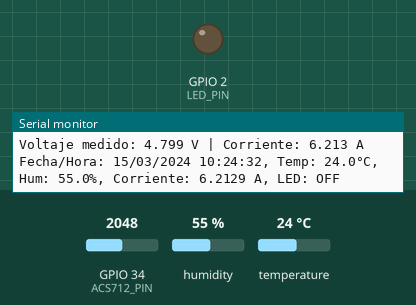
Recording of a sketch running on a simulated ESP32. On the bench: output pins drawn as LEDs (lit = HIGH), the last lines printed to the serial monitor. Inputs (shaded band) come from the test bench; at power-on: temperature 24 °C, GPIO 34 (ACS712_PIN) = 2048, humidity 55 %. WiFi joins after 1.5 s; servers stay silent unless stated; the local clock reads 2024-03-15 10:24:30 at power-on unless the sketch sets it; no MQTT or app messages arrive unless stated.

Above: at 3.2 s.
3.3 s: temperature set to 19.1 °C
13.3 s: temperature set to 17.8 °C
At 23.4 s:
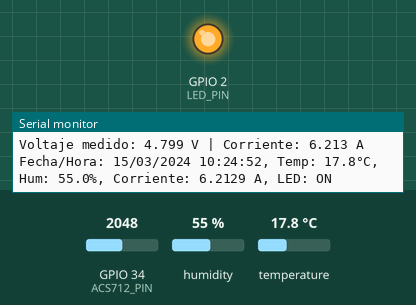
23.7 s: temperature set to 19 °C
At 33.3 s:
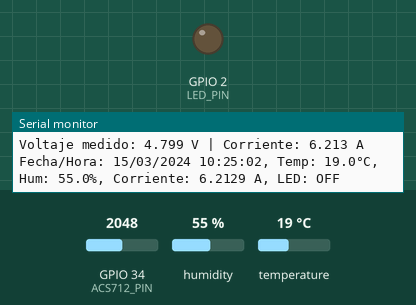
33.9 s: temperature set to 12 °C
At 42.8 s:
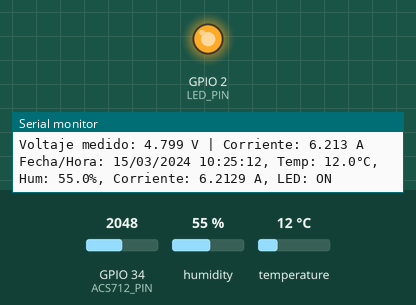
Timing chart, 0 to 44.3 s (numbered marks = the images above; inputs shaded):
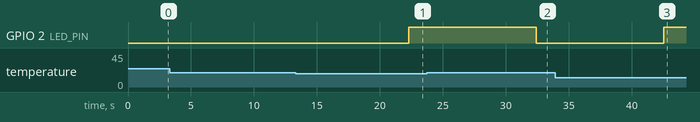

The sketch:

pruebaESP32.ino
```cpp
#include <WiFi.h>
#include <PubSubClient.h>
#include <DHT.h>
#include <math.h>
#include <time.h>

// ================= Configuración de Sensores y Conexiones =================
#define DHTPIN 4           // Pin del DHT22
#define DHTTYPE DHT22      // Tipo de sensor DHT
#define LED_PIN 2          // Pin del LED indicador
#define ACS712_PIN 34     // Pin ADC de la ESP32 para la señal del SCT‑013


#define WIFI_SSID "sagemcomF240_EXT"
#define WIFI_PASSWORD "ZWYZEZYXYMZ5MW"
#define MQTT_SERVER "192.168.0.104"
#define MQTT_PORT 1883
#define MQTT_TOPIC "/home/data" // Tópico para publicar datos

// Umbral de temperatura para encender el LED (por ejemplo, si la temperatura es menor a 18.5°C)
#define TEMP_THRESHOLD 18.5

// Parámetros del ACS712 (5A)
#define VCC 5.0  // Voltaje de referencia de la ESP32
#define OFFSET 3.65  // Punto medio del sensor en reposo
#define SENSIBILIDAD 0.185  // Sensibilidad del ACS712 5A en V/A (185 mV/A)
#define NUM_MUESTRAS 500

// Instancias de objetos
DHT dht(DHTPIN, DHTTYPE);
WiFiClient espClient;
PubSubClient client(espClient);

// ================= Funciones de Conexión =================
void setupWifi() {
  Serial.print("Conectando a ");
  Serial.println(WIFI_SSID);
  WiFi.begin(WIFI_SSID, WIFI_PASSWORD);
  while (WiFi.status() != WL_CONNECTED) {
    delay(1000);
    Serial.print(".");
  }
  Serial.println("\nWiFi conectado");
  Serial.print("IP: ");
  Serial.println(WiFi.localIP());
}

void reconnectMQTT() {
  while (!client.connected()) {
    Serial.print("Conectando a MQTT...");
    if (client.connect("ESP32Client")) {
      Serial.println(" Conectado a MQTT");
    } else {
      Serial.print("Fallo, rc=");
      Serial.print(client.state());
      Serial.println(" Reintentando en 5 segundos...");
      delay(5000);
    }
  }
}

// ================= Función para Obtener Fecha y Hora =================
String getTimeString() {
  struct tm timeinfo;
  if (!getLocalTime(&timeinfo)) {
    return "Sin tiempo";
  }
  char timeStr[64];
  // Formato: día/mes/año hora:minuto:segundo
  strftime(timeStr, sizeof(timeStr), "%d/%m/%Y %H:%M:%S", &timeinfo);
  return String(timeStr);
}

// ================= Función para Leer la Corriente desde el ACS712 =================
float readCurrent() {
  float suma = 0;
  for (int i = 0; i < NUM_MUESTRAS; i++) {
      suma += analogRead(ACS712_PIN);
      delayMicroseconds(100);
  }
  float promedio = suma / NUM_MUESTRAS;
  float voltaje = (promedio / 4095.0) * VCC;  // Convertir ADC a voltaje

  // Calcular corriente en amperios
  float corriente = (voltaje - OFFSET) / SENSIBILIDAD;
  return fabs(corriente);
}


// ================= Setup =================
void setup() {
  Serial.begin(115200);
  dht.begin();

  // Configurar el pin del LED
  pinMode(LED_PIN, OUTPUT);
  digitalWrite(LED_PIN, LOW);

  // Conectar a WiFi
  setupWifi();
  client.setServer(MQTT_SERVER, MQTT_PORT);

  // Configurar NTP para obtener la hora (usa servidores públicos)
  configTime(3600, 0, "pool.ntp.org", "time.nist.gov");
  Serial.println("Esperando sincronización NTP...");
  struct tm timeinfo;
  if (!getLocalTime(&timeinfo)) {
    Serial.println("Fallo al obtener el tiempo");
  } else {
    Serial.println("Tiempo sincronizado");
  }
}

// ================= Loop =================
void loop() {

  // Reconectar a MQTT si es necesario
  if (!client.connected()) {
    reconnectMQTT();
  }
  client.loop();

  // Obtener la fecha y hora actual
  String timeStamp = getTimeString();


  // Lectura del sensor DHT (temperatura y humedad)
  float temperature = dht.readTemperature();
  float humidity = dht.readHumidity();
  if (isnan(temperature) || isnan(humidity)) {
    Serial.println("Error leyendo el DHT");
  } else {
    // Control del LED: se enciende si la temperatura es menor al umbral
    if (temperature < TEMP_THRESHOLD) {
      digitalWrite(LED_PIN, HIGH);
    } else {
      digitalWrite(LED_PIN, LOW);
    }
  }

  // Lectura de la corriente con el ACS712
  float current = readCurrent();
   // Mostrar valores en Serial Monitor
  Serial.print("Voltaje medido: ");
  Serial.print((current * SENSIBILIDAD) + OFFSET, 3);
  Serial.print(" V | Corriente: ");
  Serial.print(current, 3);
  Serial.println(" A");
  // Construir el mensaje con todos los datos
  String message = "Fecha/Hora: " + timeStamp;
  message += ", Temp: " + String(temperature, 1) + "°C";
  message += ", Hum: " + String(humidity, 1) + "%";
  message += ", Corriente: " + String(current, 4) + " A";
  message += ", LED: " + String((temperature < TEMP_THRESHOLD) ? "ON" : "OFF");

  // Mostrar el mensaje en el Serial Monitor
  Serial.println(message);

  // Publicar el mensaje en el broker MQTT
  client.publish(MQTT_TOPIC, message.c_str());

  // Esperar 10 segundos antes de la siguiente lectura
  delay(10000);
}
```

Measured:
- the behaviour switches between 18.5 and 18.4 °C on temperature (found by bisection; images 0 and 1)
- after the input at 13.3 s, GPIO 2 (LED_PIN): LOW → HIGH after 9.0 s
- after the input at 23.7 s, GPIO 2 (LED_PIN): HIGH → LOW after 8.7 s
- after the input at 33.9 s, GPIO 2 (LED_PIN): LOW → HIGH after 8.6 s
